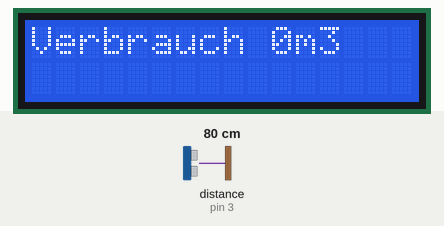
Bench run of a program on a simulated Arduino Uno, built with avr-gcc and run on an emulated ATmega328P. On the bench: 16×2 character LCD. The inputs (shaded band) are chosen by the test bench; at power-on: distance to the obstacle (sensor on pin 3) 80 cm. The echo pulse lasts 58.3 µs per cm.

Above: at 4.2 s.
At 8.9 s:
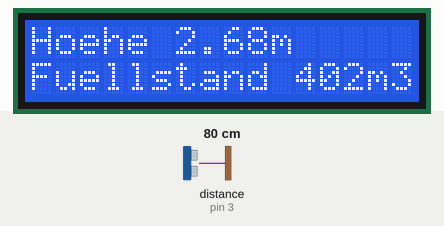
9.0 s: distance to the obstacle (sensor on pin 3) set to 2 cm
At 17.5 s:
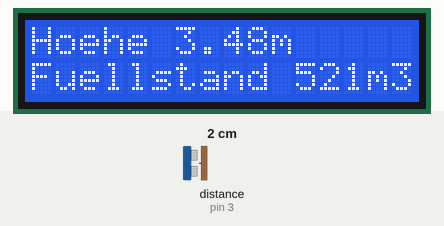
21.8 s: distance to the obstacle (sensor on pin 3) set to 4 cm
At 25.4 s:
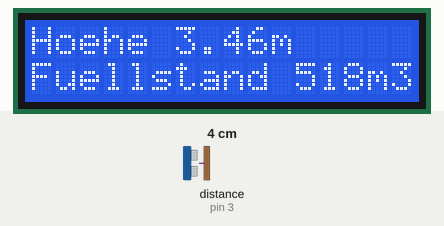
29.9 s: distance to the obstacle (sensor on pin 3) set to 9 cm
At 37.0 s:
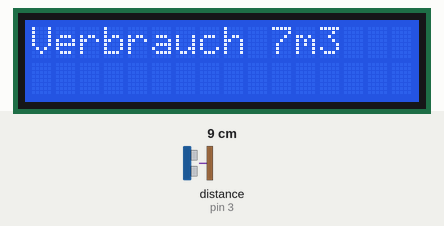
Timing chart, 0 to 38.5 s (numbered marks = the images above; inputs shaded):
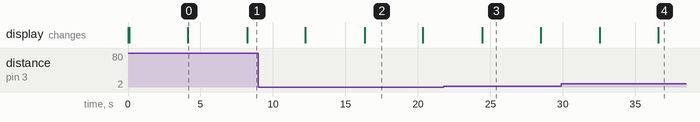

Measured:
- after the input at 9.0 s, the display: first differs from a run without the input after 7.3 s (image 2)
- after the input at 21.8 s, the display: changes after 2.7 s (image 3)
- after the input at 29.9 s, the display: first changes after 2.7 s (image 4 shows a later state)
- what the display in image 0 shows lasts 4.1 s, from 4.1 s to 8.2 s
- what the display in image 2 shows lasts 4.1 s, from 16.3 s to 20.4 s

The program:

main.cpp
```cpp
/*================================================================

Beschreibung: Füllstandsüberwachung Wasserreservoir
Autor:        Remo Trinkler
Datum:        14.11.2022
Version:      1.0.0

=================================================================*/


#include <Arduino.h>
#include <library_fuellstand.h>
#include <LiquidCrystal_I2C.h>
LiquidCrystal_I2C lcd(0x27, 16, 2);

void setup() {
  pinMode(trigger, OUTPUT);             //Trigger-Pin des Ultraschallsensors an Pin2 des Arduino-Boards
  pinMode(echo, INPUT);                 //Echo-Pim des Ultraschallsensors an Pin3 des Arduino-Boards
  Serial.begin (9600);                  //Serielle kommunikation starten, damit man sich später die Werte am serial monitor ansehen kann.
}


void loop()
{
digitalWrite(trigger, LOW);             //Hier nimmt man die Spannung für kurze Zeit vom Trigger-Pin, damit man später beim senden des Trigger-Signals ein rauschfreies Signal hat.
delay(5);
digitalWrite(trigger, HIGH);            //Jetzt sendet man eine Ultraschallwelle los.
delay(2);
digitalWrite(trigger, LOW);             //Dann wird der „Ton“ abgeschaltet.


dauer=pulseIn(echo, HIGH);              //Mit dem Befehl „pulseIn“ zählt der Mikrokontroller die Zeit in Mikrosekunden, bis der Schall zum Ultraschallsensor zurückkehrt.
distanz=(dauer/2.0)*0.0350;             //Nun berechnet man die Entfernung in Zentimetern. Man teilt zunächst die Zeit durch zwei (Weil man ja nur eine Strecke berechnen möchte und nicht die Strecke hin- und zurück). Den Wert multipliziert man mit der Schallgeschwindigkeit in der Einheit Zentimeter/Mikrosekunde und erhält dann den Wert in Zentimetern.
hohe=(350-distanz)/100.0;               //Hier wird die Wasserhöhe ermittelt. Gesamthöhe Reservoir-gemessene Distanz/100(Damit man Meter erhält)
fullstand=(hohe*150);                   //Hier wird das Volumen berechnet
curentstand=fullstand;


if (previousstand > (curentstand+5))    //Hier wird der Wasserverbrauch ermittelt. immer wenn der Wasserstand sinkt wird der wert addiert und gespeichert
    verbrauch= verbrauch+(previousstand-curentstand);
    previousstand=curentstand;


lcd.init();                             //initialisierung des LCD Displays
lcd.backlight();                        //Hintergrundbeleuchung einschalten Display
lcd.setCursor(0,0);                     //der Cursor wird gesetzt. ab wo auf dem Display zu schreiben begonnen wird
lcd.print("Hoehe ");
lcd.print(hohe);
lcd.print("m");
lcd.setCursor(0,1);
lcd.print("Fuellstand ");
lcd.print(fullstand);
lcd.print("m3");
delay(4000);
lcd.clear();                            //Hier wird auf die "2 Seite" geblättert
lcd.setCursor(0,0);
lcd.print("Verbrauch ");
lcd.print(verbrauch);
lcd.print("m3");
delay(4000);
  }
```

library_fuellstand.h
```cpp
/*================================================================

Beschreibung: Füllstandsüberwachung Wasserreservoir
Autor:        Remo Trinkler
Datum:        14.11.2022
Version:      1.0.0

=================================================================*/


int trigger=2;
int echo=3;
long dauer=0;
float distanz=0;
long fullstand=0;
float hohe=0;
int previousstand=0;
int curentstand=0;
int verbrauch=0;
int sensorwert=0;
long fullprozent=0;
```
